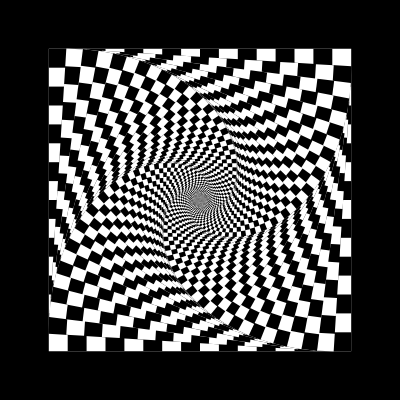
Frame 1 (no input)
Frame 60 (no input): identical to frame 1, image omitted
Frame 120 (the mouse pressed at the canvas centre since frame 60): identical to frame 1, image omitted

The p5.js sketch that drew this single still picture (run headless with seeded random() and noise() and a simulated clock; from frame 60 on, the mouse is pressed at the canvas centre):

// p5.js sketch
// ── sketch.js
let Wid=400;
let Leng=400;


function setup() {
  createCanvas(Wid, Leng);
  background(0);
  DoAIllusion(Wid*0.5,Leng*0.5,Wid,Leng,0.8);
}

function draw() {
  
}


function DoAIllusion(CentX,CentY,WidI,LengI,Scale){
  noStroke();
  for (let i = 1; i<100;i+=1){
    push(); 
    translate(CentX, CentY); 
    rotate((i-1)*PI*0.02);
    scale(pow(0.945, i));
    
    if(i%2===0){
    
      fill(0);
      
    }
    else{
      
      fill(255);
    
    }
    //fill(255)
    rect(-CentX*Scale, -CentY*Scale, WidI*Scale, LengI*Scale); 
    for (let q = 0; q<8;q+=1){
      for (let p = 0; p<8;p+=1){
        if(i%2===0){
    
          fill(255);
      
        }
          else{
      
          fill(0);
    
        }
        //fill(0)
        rect(-CentX * Scale + WidI * Scale / 8 * p , -CentY * Scale + LengI * Scale / 8 * q, WidI * Scale / 16 , LengI * Scale / 16)
        rect(-CentX * Scale + WidI * Scale / 16 + WidI * Scale / 8 * p , -CentY * Scale + LengI * Scale / 16 + LengI * Scale / 8 * q, WidI * Scale / 16 , LengI * Scale / 16)
      }
    }
    pop();
  }
}
